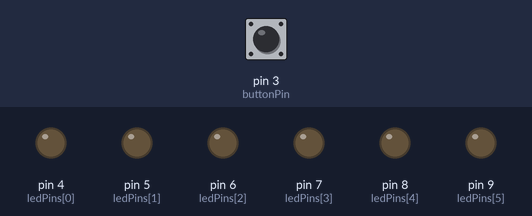
Simulated run of this sketch. Board: Arduino Uno, built with avr-gcc and run on an emulated ATmega328P. On the bench: output pins drawn as LEDs (lit = HIGH). The inputs (shaded band) are chosen by the test bench; at power-on: pin 3 (buttonPin) HIGH. Random numbers use the default seed unless the sketch sets one; what the sketch prints to the serial monitor is not drawn.

Above: at 1.2 s.
1.3 s: pin 3 (buttonPin) pulled LOW for 0.15 s
At 1.42 s:
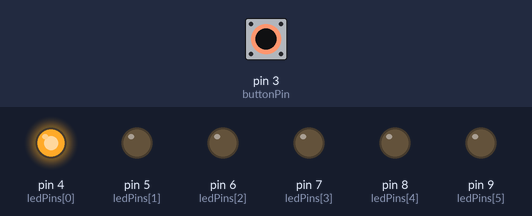
At 4.5 s:
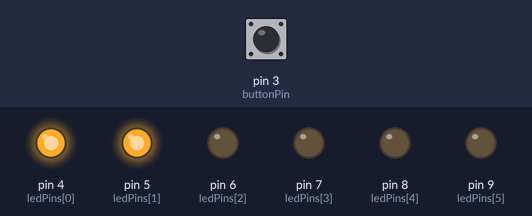
Timing chart, 0 to 10.3 s (numbered marks = the images above; inputs shaded):
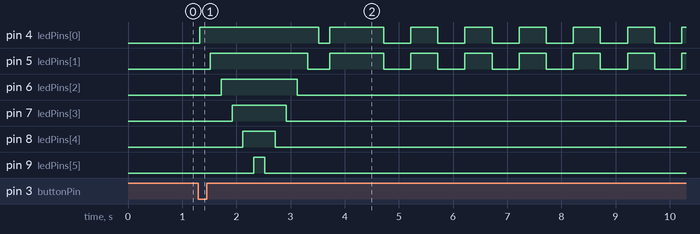

The sketch:

Baitap3.ino
```cpp
int ledPins[] = {4,5, 6, 7, 8, 9}; // mảng chứa các chân kết nối LED
int buttonPin = 3; // chân kết nối nút bấm
int diceNumber;

void setup() {
  // put your setup code here, to run once:
  Serial.begin(9600);
  for (int i = 0; i < 6; i++) {
     pinMode(ledPins[i], OUTPUT);
  }
  pinMode(buttonPin, INPUT_PULLUP);
}

void loop() {
  // put your main code here, to run repeatedly:
   byte buttonState = digitalRead(buttonPin);
     if (buttonState == LOW) {
       tungxucxac();
       Serial.println("Button is pressed");
     }
    else {
      Serial.println("Button is not pressed");
    }
}
void turnoff(){
  for (int i = 0; i < 6; i++) {
    digitalWrite(ledPins[i],LOW);
  }
}
void beginlight(){
  for (int i = 0; i < 6; i++) {
    digitalWrite(ledPins[i], HIGH);
    delay(200);
  }
  for (int i = 5; i >=0; i--) {
    digitalWrite(ledPins[i], LOW);
    delay(200);
  }

}
void choptat_saulan(int diceNumber){
  for(int i=0;i<6;i++){
  turnoff();
            delay(500);

   for (int i = 0; i < diceNumber; i++) {
    digitalWrite(ledPins[i], HIGH);
  }
        delay(500);

  }

}
void tungxucxac(){
  beginlight();

  turnoff();
  diceNumber = random(1, 7);
  for (int i = 0; i < diceNumber; i++) {
    digitalWrite(ledPins[i], HIGH);
  }
  delay(1000); // dừng 1 giây để người dùng theo dõi số trên LED
  choptat_saulan(diceNumber);


  }
```

Measured:
- after the input at 1.3 s, pin 4 (ledPins[0]): goes HIGH 2.2 s, LOW 0.20 s, HIGH 1.0 s, 5 × (LOW 0.50 s, HIGH 0.50 s), LOW 0.50 s, then HIGH, starting at once; pin 5 (ledPins[1]): goes HIGH 1.8 s, LOW 0.40 s, HIGH 1.0 s, 5 × (LOW 0.50 s, HIGH 0.50 s), LOW 0.50 s, then HIGH, starting after 0.22 s
